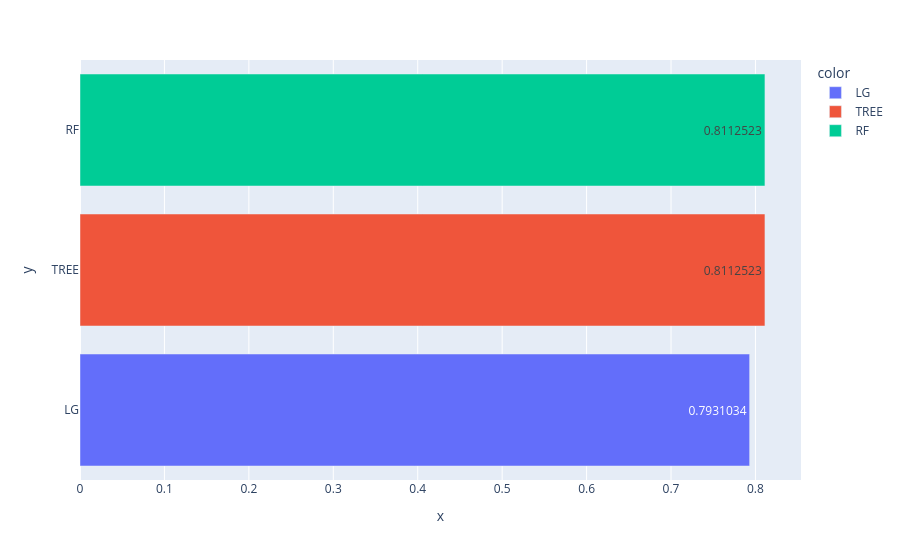
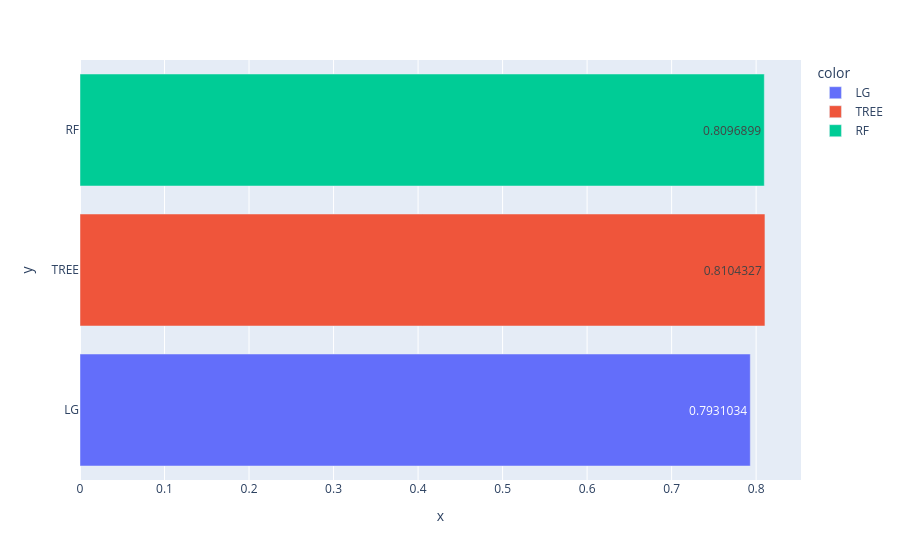

The code cell stored with these charts, in order, in its notebook:
### Markdown cell above
### <font color = 'teal'>Comparaison des modèles<font>

### Code cell
# diagramme de performances
list_names = ['LG', 'TREE','RF']
list_acc = [acc_lg, acc_tree, acc_rf]
list_f1 = [f1_lg,f1_tree, f1_rf]
list_final = [list_acc, list_f1]

for i in range(2):

    fig = px.bar(y = list_names, x = list_final[i], color = list_names, text_auto = True)
    fig.show()

### Figure 1 — Plotly figure (JSON) as saved in the notebook; plotly's stock layout.template omitted (floating-point values rounded to 4 significant figures)
{"data": [{"hovertemplate": "color=LG<br>x=%{x}<br>y=%{y}<extra></extra>", "legendgroup": "LG", "marker": {"color": "#636efa", "pattern": {"shape": ""}}, "name": "LG", "orientation": "h", "showlegend": true, "textposition": "auto", "texttemplate": "%{x}", "type": "bar", "x": [0.7931], "xaxis": "x", "y": ["LG"], "yaxis": "y"}, {"hovertemplate": "color=TREE<br>x=%{x}<br>y=%{y}<extra></extra>", "legendgroup": "TREE", "marker": {"color": "#EF553B", "pattern": {"shape": ""}}, "name": "TREE", "orientation": "h", "showlegend": true, "textposition": "auto", "texttemplate": "%{x}", "type": "bar", "x": [0.8113], "xaxis": "x", "y": ["TREE"], "yaxis": "y"}, {"hovertemplate": "color=RF<br>x=%{x}<br>y=%{y}<extra></extra>", "legendgroup": "RF", "marker": {"color": "#00cc96", "pattern": {"shape": ""}}, "name": "RF", "orientation": "h", "showlegend": true, "textposition": "auto", "texttemplate": "%{x}", "type": "bar", "x": [0.8113], "xaxis": "x", "y": ["RF"], "yaxis": "y"}], "layout": {"barmode": "relative", "legend": {"title": {"text": "color"}, "tracegroupgap": 0}, "margin": {"t": 60}, "xaxis": {"anchor": "y", "domain": [0, 1], "title": {"text": "x"}}, "yaxis": {"anchor": "x", "domain": [0, 1], "title": {"text": "y"}}}}

### Figure 2 — Plotly figure (JSON) as saved in the notebook; plotly's stock layout.template omitted (floating-point values rounded to 4 significant figures)
{"data": [{"hovertemplate": "color=LG<br>x=%{x}<br>y=%{y}<extra></extra>", "legendgroup": "LG", "marker": {"color": "#636efa", "pattern": {"shape": ""}}, "name": "LG", "orientation": "h", "showlegend": true, "textposition": "auto", "texttemplate": "%{x}", "type": "bar", "x": [0.7931], "xaxis": "x", "y": ["LG"], "yaxis": "y"}, {"hovertemplate": "color=TREE<br>x=%{x}<br>y=%{y}<extra></extra>", "legendgroup": "TREE", "marker": {"color": "#EF553B", "pattern": {"shape": ""}}, "name": "TREE", "orientation": "h", "showlegend": true, "textposition": "auto", "texttemplate": "%{x}", "type": "bar", "x": [0.8104], "xaxis": "x", "y": ["TREE"], "yaxis": "y"}, {"hovertemplate": "color=RF<br>x=%{x}<br>y=%{y}<extra></extra>", "legendgroup": "RF", "marker": {"color": "#00cc96", "pattern": {"shape": ""}}, "name": "RF", "orientation": "h", "showlegend": true, "textposition": "auto", "texttemplate": "%{x}", "type": "bar", "x": [0.8097], "xaxis": "x", "y": ["RF"], "yaxis": "y"}], "layout": {"barmode": "relative", "legend": {"title": {"text": "color"}, "tracegroupgap": 0}, "margin": {"t": 60}, "xaxis": {"anchor": "y", "domain": [0, 1], "title": {"text": "x"}}, "yaxis": {"anchor": "x", "domain": [0, 1], "title": {"text": "y"}}}}
